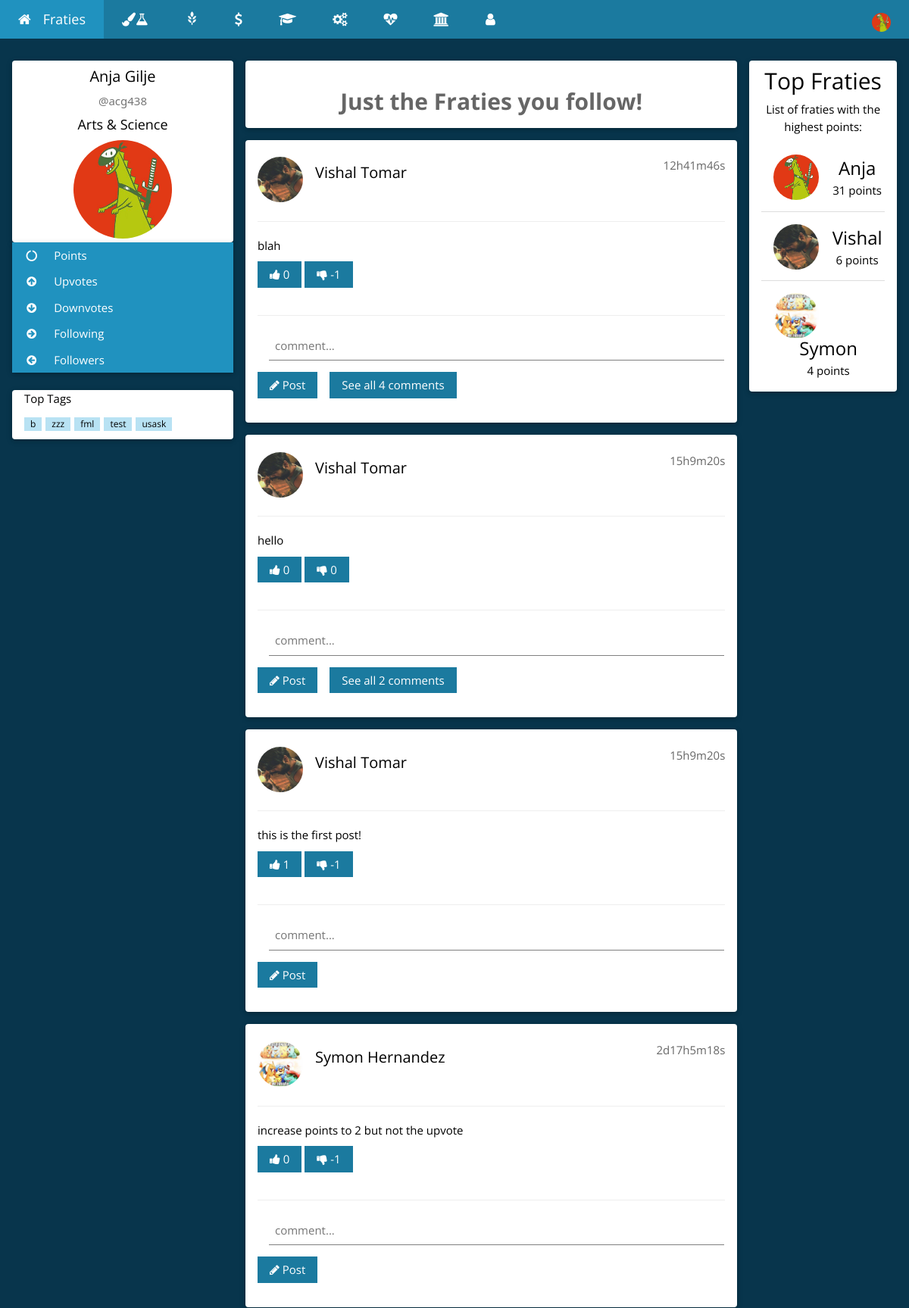
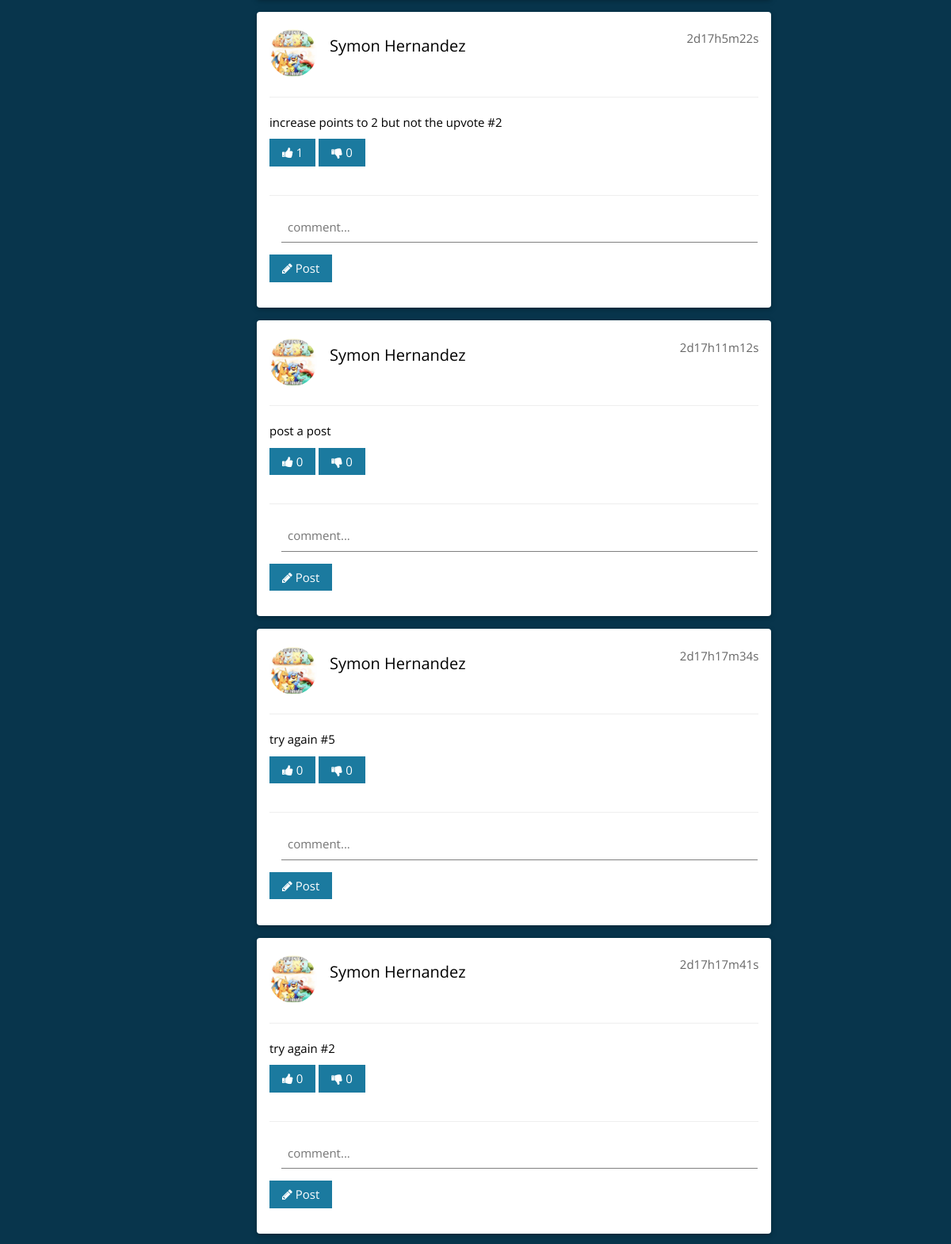
Screenshot of /following.php (signed in, upper part) with the database file from the repository (2 pictures, top to bottom).
### tables this page shows
CREATE TABLE `users` (
  `userID` int(254) UNSIGNED NOT NULL,
  `userNSID` varchar(100) NOT NULL,
  `userPassword` varchar(100) NOT NULL,
  `userFirstName` varchar(500) NOT NULL,
  `userLastName` varchar(500) NOT NULL,
  `userCollege` varchar(500) NOT NULL,
  `userImagePath` varchar(1000) NOT NULL,
  `userPoints` int(254) NOT NULL DEFAULT '0',
  `userUpvotes` int(254) NOT NULL DEFAULT '0',
  `userDownvotes` int(254) NOT NULL DEFAULT '0',
  `userActive` tinyint(1) NOT NULL DEFAULT '0',
  `userFollowers` int(11) NOT NULL DEFAULT '0',
  `userFollowing` int(10) UNSIGNED NOT NULL DEFAULT '0'
);

CREATE TABLE `posts` (
  `postID` int(254) UNSIGNED NOT NULL,
  `userNSID` varchar(100) NOT NULL,
  `userCollege` varchar(500) NOT NULL,
  `postText` varchar(150) NOT NULL,
  `postUpVotes` int(254) NOT NULL DEFAULT '0',
  `postDownVotes` int(254) NOT NULL DEFAULT '0',
  `postComments` int(254) NOT NULL DEFAULT '0',
  `postTime` timestamp NOT NULL DEFAULT CURRENT_TIMESTAMP ON UPDATE CURRENT_TIMESTAMP
);

### Login/Controller/userClass.php (called while the page is built, shortened)
<?php
    function displayUserDB(){
        $connection = connect();
        $query = "SELECT * ";
        $query .= "FROM `users` ";
        $query .= "ORDER BY userPoints DESC LIMIT 10";
        $result = mysqli_query($connection, $query);
        if (mysqli_num_rows($result) > 0) {
            return $result;
        } else {
            return false;
        }
    }
    function getFirstName($nsid){
        $connection = connect();
        $nsid = mysqli_real_escape_string($connection, $nsid);
        $query = "SELECT * ";
        $query .= "FROM `users` ";
        $query .= "WHERE `userNSID` = '$nsid' ";
        $result = mysqli_query($connection, $query);
        if (mysqli_num_rows($result) == 1) {
            while($row = mysqli_fetch_assoc($result)) {
                return $row["userFirstName"];
            }
        } else if(mysqli_num_rows($result) > 1){
            return false;
        } else {
            return false;
        }
    }
    function getLastName($nsid){
        $connection = connect();
        $nsid = mysqli_real_escape_string($connection, $nsid);
        $query = "SELECT * ";
        $query .= "FROM `users` ";
        $query .= "WHERE `userNSID` = '$nsid' ";
        $result = mysqli_query($connection, $query);
        if (mysqli_num_rows($result) == 1) {
            while($row = mysqli_fetch_assoc($result)) {
                return $row["userLastName"];
            }
        } else if(mysqli_num_rows($result) > 1){
            return false;
        } else {
            return false;
        }
    }
    function getImagePath($nsid){
        $connection = connect();
        $nsid = mysqli_real_escape_string($connection, $nsid);
        $query = "SELECT * ";
        $query .= "FROM `users` ";
        $query .= "WHERE `userNSID` = '$nsid' ";
        $result = mysqli_query($connection, $query);
        if (mysqli_num_rows($result) == 1) {
            while($row = mysqli_fetch_assoc($result)) {
                return $row["userImagePath"];
            }
        } else if(mysqli_num_rows($result) > 1){
            return false;
        } else {
            return false;
        }
    }
    function getCollege($nsid){
        $connection = connect();
        $nsid = mysqli_real_escape_string($connection, $nsid);
        $query = "SELECT * ";
        $query .= "FROM `users` ";
        $query .= "WHERE `userNSID` = '$nsid' ";
        $result = mysqli_query($connection, $query);
        if (mysqli_num_rows($result) == 1) {
            while($row = mysqli_fetch_assoc($result)) {
                return $row["userCollege"];
            }
        } else if(mysqli_num_rows($result) > 1){
            return false;
        } else {
            return false;
        }
    }
?>

### Post/Controller/postClass.php (called while the page is built, shortened)
<?php
    function displayPostsOfFollowing($nsid){
        $connection = connect();
        $query = "SELECT p.userNSID, p.userCollege, p.postText, p.postUpVotes, p.postDownVotes, p.postComments, p.postTime FROM `posts` AS p JOIN `followers` AS f ON p.userNSID = f.followingNSID WHERE f.userNSID = '$nsid' ORDER BY `postTime` DESC";
        $result = mysqli_query($connection, $query);
        if (mysqli_num_rows($result) > 0) {
            return $result;
        } else {
            return false;
        }
}
    function secondsToString($secs){
    $bit = array(
        'y' => $secs / 31556926 % 12,
        'w' => $secs / 604800 % 52,
        'd' => $secs / 86400 % 7,
        'h' => $secs / 3600 % 24,
        'm' => $secs / 60 % 60,
        's' => $secs % 60
        );
    foreach($bit as $k => $v)
        if($v > 0)$ret[] = $v . $k;
    return join('', $ret);
}
?>

### following.php (the view, shortened to what this page needs)
<?php
    require_once 'Login/Controller/userClass.php';
    require_once 'Post/Controller/postClass.php';
    require_once 'Post/Controller/postTag.php';
    $NSID = $_SESSION["userNSID"];
    if(getUserActiveStatus($NSID)==1){
        $FirstName = getFirstName($NSID);
        $LastName = getLastName($NSID);
        $ImagePath = getImagePath($NSID);
        $College = getCollege($NSID);
    } else {
        header('Location: index.php');
        exit;
    }
?>
<!DOCTYPE html>
<html>
<head>
   <link rel="stylesheet" href="https://maxcdn.bootstrapcdn.com/bootstrap/3.3.7/css/bootstrap.min.css">
    <link rel="stylesheet" href="CSS/homeTheme.css">
    <link rel="stylesheet" href="https://cdnjs.cloudflare.com/ajax/libs/font-awesome/4.6.3/css/font-awesome.min.css">
</head>
<body class="w3-theme-l5">
<div class="w3-top">
 <ul class="w3-navbar w3-theme-d5 w3-left-align w3-large">
  <li><a href="home.php" title="Go home!" class="w3-padding-large w3-theme-d4"><i class="fa fa-home w3-margin-right"></i>Fraties</a></li>
  <li class="w3-hide-small"><a href="Arts&Science.php" class="w3-padding-large w3-hover-white" title="Arts & Science"><i class="fa fa-paint-brush"></i><i class="fa fa-flask"></i></a></li>
  <li class="w3-hide-small"><a href="Agriculture.php" class="w3-padding-large w3-hover-white" title="Agriculture and Bioresources"><i class="glyphicon glyphicon-grain"></i></a></li>
<li class="w3-hide-small"><a href="ESB.php" class="w3-padding-large w3-hover-white" title="Edwards School of Business"><i class="fa fa-usd"></i></a></li>
<li class="w3-hide-small"><a href="Education.php" class="w3-padding-large w3-hover-white" title="Education"><i class="fa fa-graduation-cap"></i></a></li>
<li class="w3-hide-small"><a href="Engineering.php" class="w3-padding-large w3-hover-white" title="Engineering"><i class="fa fa-cogs"></i></a></li>
<li class="w3-hide-small"><a href="Kinesiology.php" class="w3-padding-large w3-hover-white" title="Kinesiology"><i class="fa fa-heartbeat"></i></a></li>
<li class="w3-hide-small"><a href="STM.php" class="w3-padding-large w3-hover-white" title="St. Thomas More"><i class="fa fa-university"></i></a></li>
<li class="w3-hide-small"><a href="following.php" class="w3-padding-large w3-hover-white" title="Users you follow"><i class="fa fa-user"></i></a></li>
  <li class="w3-dropdown-hover w3-hide-small w3-right">
      <div class="w3-padding-large w3-hover-white" title="My Account">
          <img src='<?php echo $ImagePath; ?>' class="w3-circle" style="height:25px;width:25px" alt="Avatar">
      </div>
  </li>
 </ul>
</div>
<div class="w3-container w3-content" style="max-width:1400px;margin-top:80px">
  <div class="w3-row">
    <div class="w3-col m3">
      <div class="w3-card-2 w3-round w3-white">
        <div class="w3-container">
         <h4 class="w3-center"><?php echo $FirstName." ".$LastName; ?></h4>
         <p class="w3-center w3-text-grey w3-slim">@<?php echo $NSID; ?></p>
         <h5 class="w3-center"><?php echo $College; ?></h5>
         <p class="w3-center"><img src='<?php echo $ImagePath; ?>' class="w3-circle" style="height:130px;width:130px" alt="Avatar"></p>
        </div>
      </div>
      <div class="w3-card-2 w3-round">
        <div class="w3-accordion w3-white">
          <button title="Your total points" onclick="myFunction('Demo1')" class="w3-btn-block w3-theme-d4 w3-left-align"><i class="fa fa-circle-o-notch fa-fw w3-margin-right"></i> Points</button>
          <button title="Upvotes recieved" onclick="myFunction('Demo2')" class="w3-btn-block w3-theme-d4 w3-left-align"><i class="fa fa-arrow-circle-up  fa-fw w3-margin-right"></i> Upvotes</button>
          <button title="Downvotes recieved" onclick="myFunction('Demo3')" class="w3-btn-block w3-theme-d4 w3-left-align"><i class="fa fa-arrow-circle-down  fa-fw w3-margin-right"></i> Downvotes</button>
         <button title="Following recieved" onclick="myFunction('Demo5')" class="w3-btn-block w3-theme-d4 w3-left-align"><i class="fa fa-arrow-circle-right fa-fw w3-margin-right"></i> Following</button>
          <button title="Followers recieved" onclick="myFunction('Demo6')" class="w3-btn-block w3-theme-d4 w3-left-align"><i class="fa fa-arrow-circle-left fa-fw w3-margin-right"></i> Followers</button>
        </div>
      </div>
      <br>
      <div class="w3-card-2 w3-round w3-white w3-hide-small">
        <div class="w3-container">
          <p>Top Tags</p>
          <p>
            <?php echo getTopTags(); ?>
          </p>
        </div>
      </div>
      <br>
    </div>
    <div class="w3-col m7">
      <div class="w3-row-padding">
        <div class="w3-col m12">
          <div class="w3-card-2 w3-round w3-white">
            <div class="w3-container w3-center w3-padding"><br>
            <label class="w3-opacity" style="font-size: 2em;">Just the Fraties you follow!</label>
            </div>
          </div>
        </div>
      </div>
<?php
$result = displayPostsOfFollowing($NSID);
while($row = mysqli_fetch_assoc($result)) {
    $postID = $row["postID"];
    $postNsid = $row["userNSID"];
    $postText = $row["postText"];
    $postUpVotes = " ".$row["postUpVotes"];
    $postDownVotes = " ".$row["postDownVotes"];
    $postCommentCount = " ".$row["postComments"];
    $nowtime = date(time());
    $postTime = strtotime($row["postTime"]);
        echo "<div class='w3-container w3-card-2 w3-white w3-round w3-margin'><br>";
        echo "<img src='".getImagePath($postNsid)."' alt='Avatar' class='w3-left w3-circle w3-margin-right' style='width:60px; height:60px;'>";
        echo "<span class='w3-right w3-opacity'>".secondsToString($nowtime-$postTime)."</span>";
        echo "<h4>";
            echo "<a href=profile.php?nsid=".$postNsid.">".getFirstName($postNsid)." ".getLastName($postNsid)."</a>";
        echo "</h4><br>";
          echo getTags($postID);
        echo "<hr class='w3-clear'>";
        echo "<p>";
            echo $postText;
        echo "</p>";
            echo "<button type='submit' onclick='upVote(this)' value='".$postID."' class='upvote w3-btn w3-theme-d5 w3-margin-bottom'><i class='fa fa-thumbs-up'></i><span id='up".$postID."'>".$postUpVotes."</span></button> ";
            echo "<button type='submit' onclick='downVote(this)' value='".$postID."' class='downvote w3-btn w3-theme-d5 w3-margin-bottom'><i class='fa fa-thumbs-down'></i><span id='down".$postID."'>".$postDownVotes."</span></button> ";
            echo "<hr class='w3-clear'>";
            echo "<div class='w3-margin-right'><input id='comment".$postID."' placeholder='comment...' class='w3-input' name='comment' type='text' required></div>";
            echo "<button type='submit' onclick='comment(this)' value='".$postID."' class='w3-btn w3-theme-d5 w3-margin-bottom'><i class='fa fa-pencil'></i> Post</button>";
              echo "<button id='count".$postID."' onclick='commentList(this)' value='".$postID."' class='w3-btn w3-theme-d5 w3-margin-bottom w3-margin-left'".(($postCommentCount==0)?'style="display:none;"':'')."'>See all ".$postCommentCount." comments</button>";
        echo "</div>";
}
?>
    </div>
    <div class="w3-col m2">
      <div class="w3-card-2 w3-round w3-white w3-center">
        <div class="w3-container">
          <h2>Top Fraties</h2>
          <p>List of fraties with the highest points:</p>
          <ul class="w3-ul">
<?php
$leaders = displayUserDB();
while($row = mysqli_fetch_assoc($leaders)) {
    $imagePath = $row["userImagePath"];
    $points = $row["userPoints"];
    $name = $row["userFirstName"];
    $nsid = $row["userNSID"];
            echo "<li class='w3-padding-16'>";
              echo "<img src='{$imagePath}' class='w3-left w3-circle w3-margin-right' style='width:60px; height:60px;'>";
              echo "<span class='w3-xlarge'><a href='profile.php?nsid={$nsid}'>{$name}</a></span><br>";
              echo "<span>{$points} points</span>";
            echo "</li>";
}
?>
          </ul>
        </div>
      </div>
      <br>
    </div>
  </div>
</div>
<br>
</body>
</html>

### following.php (style rules this page uses)
html,body,h1,h2,h3,h4,h5 { font-family: "Open Sans", sans-serif }

### rows the page displays
users: userImagePath (picture), userFirstName "Anja", userLastName "Gilje", userCollege "Arts & Science", userPoints "31"
posts: userNSID.userImagePath (picture), secondsToString($nowtime-$postTime) "12h41m46s", userNSID.userFirstName "Vishal", userNSID.userLastName "Tomar", postText "blah", postUpVotes "0", postDownVotes "-1", postComments "4"
posts: userNSID.userImagePath (picture), secondsToString($nowtime-$postTime) "15h9m20s", userNSID.userFirstName "Vishal", userNSID.userLastName "Tomar", postText "hello", postUpVotes "0", postDownVotes "0", postComments "2"
posts: userNSID.userImagePath (picture), secondsToString($nowtime-$postTime) "15h9m20s", userNSID.userFirstName "Vishal", userNSID.userLastName "Tomar", postText "this is the first post!", postUpVotes "1", postDownVotes "-1"
posts: userNSID.userImagePath (picture), secondsToString($nowtime-$postTime) "2d17h5m18s", userNSID.userFirstName "Symon", userNSID.userLastName "Hernandez", postText "increase points to 2 but not the upvote", postUpVotes "0", postDownVotes "-1"
posts: userNSID.userImagePath (picture), secondsToString($nowtime-$postTime) "2d17h5m22s", userNSID.userFirstName "Symon", userNSID.userLastName "Hernandez", postText "increase points to 2 but not the upvote #2", postUpVotes "1", postDownVotes "0"
posts: userNSID.userImagePath (picture), secondsToString($nowtime-$postTime) "2d17h11m12s", userNSID.userFirstName "Symon", userNSID.userLastName "Hernandez", postText "post a post", postUpVotes "0", postDownVotes "0"
posts: userNSID.userImagePath (picture), secondsToString($nowtime-$postTime) "2d17h17m34s", userNSID.userFirstName "Symon", userNSID.userLastName "Hernandez", postText "try again #5", postUpVotes "0", postDownVotes "0"
posts: userNSID.userImagePath (picture), secondsToString($nowtime-$postTime) "2d17h17m41s", userNSID.userFirstName "Symon", userNSID.userLastName "Hernandez", postText "try again #2", postUpVotes "0", postDownVotes "0"
users: userImagePath (picture), userFirstName "Vishal", userPoints "6"
users: userImagePath (picture), userFirstName "Symon", userPoints "4"

### other values shown
$NSID "acg438"
$row["tagText"] "b"
$row["tagText"] "zzz"
$row["tagText"] "fml"
$row["tagText"] "test"
$row["tagText"] "usask"
